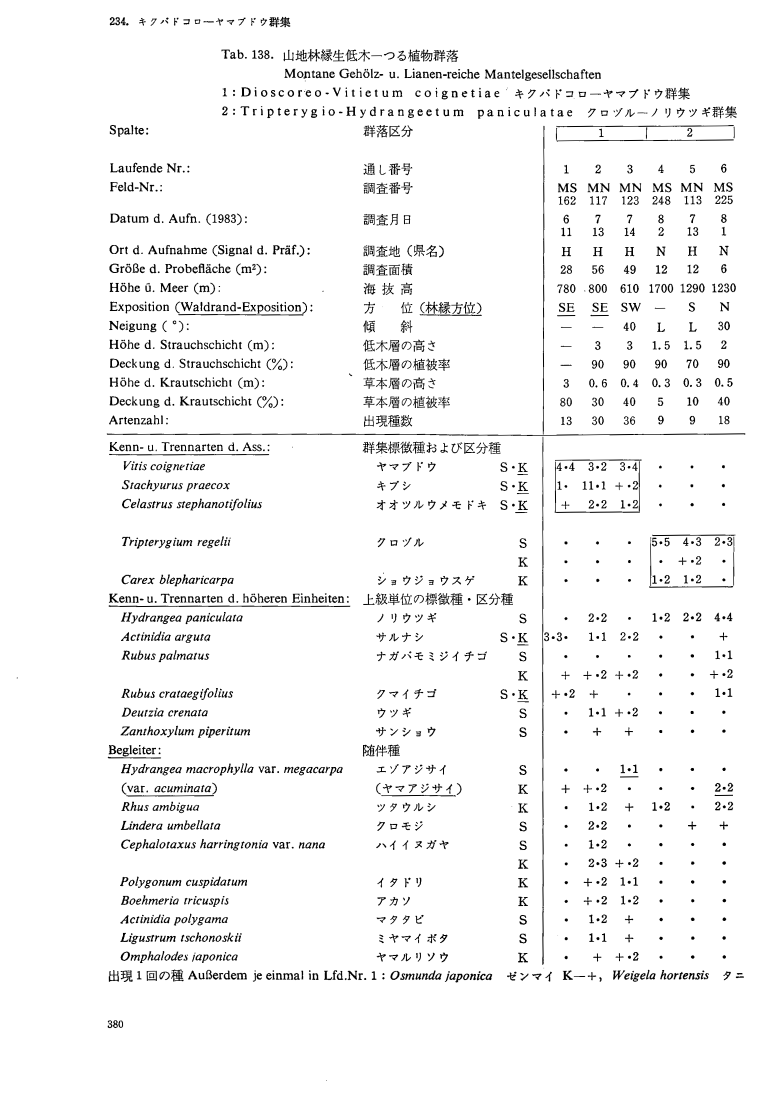
#> input picture examples/sample.jpg, 2286 x 3293 px (shown at 1/3 size)
$ python -i split_sheet.py   (imports and definitions only)
#> lines starting #> are read from the running program, lines starting #| are printed output that depends on the picture; after the words box and inside, x2 and y2 are one past the last pixel; in counts of white or black regions, pixels touching at a corner belong together
#> in load_page, returned value is the input picture: PIL image 2286x3293 L; min 0, max 255, mean 244.6
### comptea/ink.py
"""帯の中の黒画素を測る．`eval_grid.py` と `label_gaps.py` の両方から使う

正解ラベルに無い帯(余分な帯)が何なのかを，画像から機械的に振り分けるための道具．
    value  : 組成部に値がある → 本当は行．正解ラベルの付け漏れ
    header : 種名の側にだけ字がある → 見出しの行か，折り返した学名の行
    blank  : どこにも字がない → 検出の取りすぎ

**振り分けは目安にすぎない**．見出しの日本語が組成部まで伸びている行は
`value` に出る(2026-09-01 に 127 本を目視して分かった)．
足すかどうかを決めるときは，必ず切り出した画像を見る．
"""
import numpy as np
from PIL import Image

INK_MIN = 0.15      # 同じ段の正解の行の中央値に対する比．これ未満は字が無いとみなす
LINE_RATIO = 0.60   # 横罫線とみなす1画素行(黒画素がこの割合を超える)は外形から外す


def binarize(image):
    """濃淡から白黒を作る(大津の方法．しきい値は画像ごとに決める)

    しきい値は**画像ぜんたいで1回**決める．領域ごとに大津の方法をかけると，
    白紙の領域でも雑音が半分に割れて「インクがある」ことになってしまう．
    引数はファイルの場所でも，開いた画像(PIL)でもよい．
    """
    im = image if isinstance(image, Image.Image) else Image.open(image)
    g = np.asarray(im.convert('L'), dtype=np.uint8)
    hist = np.bincount(g.ravel(), minlength=256).astype(float)
#> hist = 256 values, max 7102468 at index 255, min 598 at index 127, mean 29405.5
    total = hist.sum()
#> total = 7527798
    w0 = np.cumsum(hist)
#> w0 = 256 values from 193112 to 7527798
    w1 = total - w0
#> w1 = 256 values, max 7334686 at index 0, min 0 at index 255, mean 7192612.1
    m0 = np.cumsum(hist * np.arange(256))
#> m0 = 256 values from 0 to 1.84e+09
    with np.errstate(invalid='ignore', divide='ignore'):
        mu0 = m0 / w0
#> mu0 = 256 values from 0 to 244.6
        mu1 = (m0[-1] - m0) / w1
        var = w0 * w1 * (mu0 - mu1) ** 2
    # `w0` は「濃さが t 以下」の数なので，暗い側の組は `g <= t`．
    # `<` にすると1階調ずれる．**白黒2値の画像では致命的**で，
    # 0 と 255 しか無いと t=0 になり，`g < 0` が1つも当たらず
    # 「黒画素なし」になる(2026-09-02 に折り込みのスキャンで分かった)．
    return g <= int(np.nanargmax(var))        # True が黒
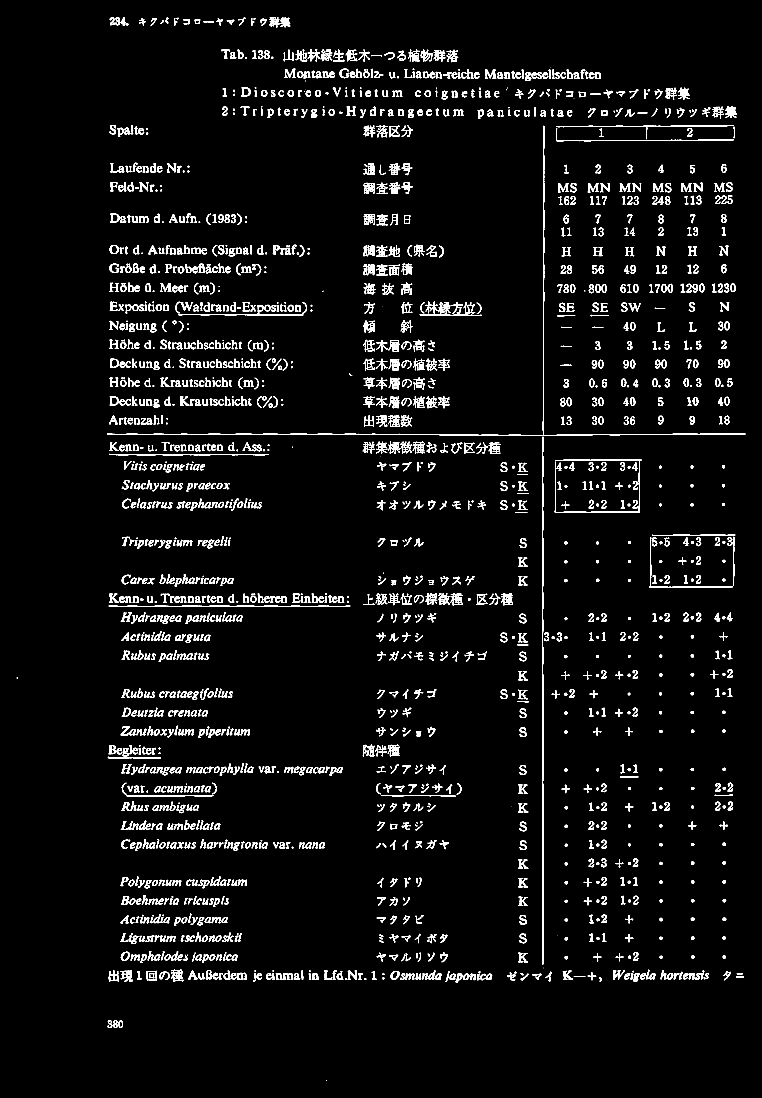
#> returned value: shape (3293, 2286) bool (shown at 1/3 size); 4.2% white; 1977 white regions (125 under 20 px), largest, box (x1, y1, x2, y2) and area: (321, 1300, 2236, 1308) 5077, (1626, 1310, 1631, 2894) 4427, (1628, 377, 1634, 1304) 2456


# [33 lines left out: functions ratio, thick_ratio, not called in this run]


RULE_FILL = 0.8

DASH_RUNS = 6         # 破線の行とみなす，短い連なりの最小本数
DASH_RUN_LEN = (4, 60)  # 短い連なりの長さの範囲(px)
DASH_GAP_MAX = 40     # 連なりどうしの間隔の上限(px)
DASH_COVER = 0.25     # 連なりの並びが幅のこの割合以上に広がっていること


# [34 lines left out: function dashed_rows, not called in this run]


BOX_LINE_FRAC = 0.6   # セルの幅(高さ)のこの割合以上に続く黒の連なりは枠線とみなす
BOX_EDGE_FRAC = 0.0   # 縦線を消すのは，セルの左右の端からこの割合の範囲だけ(0 なら消さない)


# [102 lines left out: functions erase_box_lines, text_ratio, extent, classify, not called in this run]

# 常在度のセルの頭(ローマ数字)を，画数から数え直すための決まり(2026-09-06)
HEAD_JOIN = 3          # このすき間までは同じ字とみなす(serif の穴)
HEAD_TALLER = 1.1      # 括弧は頭の字より，これだけ背が高い
HEAD_NARROW = 0.85     # 括弧は頭の字より，これだけ細い
HEAD_MIN_H = 8         # これより背が低いものは汚れ
HEAD_MIN_W = 3         # これより細いものは汚れ
HEAD_MAX = 4           # 頭がこれより多く数えられたら，数え違いとみなす
SAME_W = 1.35          # 頭の字どうしの幅の違いが，これを超えたら数えない
SAME_H = 1.20          # 同じく高さ


# [65 lines left out: function head_strokes, not called in this run]


GLYPH_BIG = 0.30      # 塊の高さか幅がセルの高さのこの割合以上なら，`・` ではない
GLYPH_VLINE = 0.85    # 上下のこの割合以上が黒い列は縦線 (罫線) として除く
GLYPH_HLINE = 0.5     # 幅のこの割合以上が黒い行は横線として除く
GLYPH_MIN_PX = 4      # これより黒画素の少ない塊は汚れ


# [35 lines left out: function glyph_gate, not called in this run]


LETTER_MIN = 0.4      # いちばん大きいかたまりに対する比．これ未満は区切りや汚れ
LETTER_JOIN = 4       # このすき間までは同じ字とみなす


# [20 lines left out: function letter_blobs, not called in this run]

### comptea/split_sheet.py
"""大きな折り込みのシートを，表ごとの画像に切り分ける

`s01115`(日本植生誌 近畿 付表)のような **A0 級の折り込み1枚**には，
表が2つ3つ載っている．1枚のまま検出にかけると学習時と縮尺が合わず，
行がほとんど取れない(2026-09-02 に測った．9344x12873 の1枚で `row` は 0 件)．

切り分けは**空白の帯**で行う．s01115_01 で実測すると，
1つの表の**中**にできる空白の帯は

    縦  最大 2.5% of W (地点の列のあいだ)
    横  最大 1.5% of H (表頭と本体のあいだ)

なのに対し，シートの中で表と表を**隔てる**帯は 14% / 7.6% あり，はっきり分かれる．
既定のしきい値(4% / 3%)はこの間に置いてある．

**縦に切ってから，その中を横に切る**(この順でしか切らない)．
逆にすると，種名の列と組成部のあいだの空きで1つの表を割ってしまう．
縦の切れ目はシート全体で見るので，表ごとの内部の空きでは切れない．
"""
import argparse
import os
import sys

import cv2
import numpy as np
from PIL import Image

from . import ink                                      # noqa: E402

Image.MAX_IMAGE_PIXELS = None                   # 折り込みは1億画素を超える

# **しきい値は正解と突き合わせて決めた**(2026-09-02)．
# 隅の札に，そのシートに載っている表の番号が並んでいる(「Tab.4, 6, 7.」)．
# 23 枚を読んで正解(68 表)を作り，`yolo/truth/s01115_tables.tsv` に置いた．
#
#   幅/高さのしきい値   表の合計   23 枚中の一致   不足   過剰
#   4% / 3%(前)          42/68        10          -26      0
#   2% / 2%              55/68        15          -14      1
#   1% / 1%              63/68        17           -7      2   ← これ
#
# 空白の割合で判定する版も試したが**同じ結果**だった．
# ここで効くのは統計量ではなく，しきい値の側．
# 1% はシートの幅・高さに対する比なので，表の中にできる空白
# (s01115_01 で実測すると幅の 2.5%・高さの 1.5% だが，それは
#  切り出したあとの表に対する比で，シート全体に対しては 1% 未満)
# では切れない．
MIN_GUTTER = 0.01       # 縦に切る空白帯の幅．画像の幅に対する比
MIN_GAP = 0.01          # 横に切る空白帯の高さ．画像の高さに対する比
MIN_BAND_PX = 120       # 比で足りないほど小さい画像のための下限(px)
MARGIN = 40             # 切り出しに付ける余白(px)
ROT_MIN_SIDE = 1500     # これより小さい切れ端は，向きを判定しない
ROT_MAX_RATIO = 0.2     # 横の帯 / 縦の帯 がこれ未満なら横倒し
ROT_BLANK_RATIO = 0.995 # 「空白」とみなす，黒でない画素の割合
ROT_BAND_MIN = 3        # 帯とみなす最小の幅(px)
MIN_AREA = 0.01         # これ未満の切れ端は表とみなさない(シート全体に対する面積比)
# **面積だけでは落ちない切れ端がある** (2026-09-15)．折込 23 枚で残った
# 2 つ (16_p1 は 1782x656，21_p2 は 3041x527) は面積比 0.013・0.014 で
# `MIN_AREA` を通り抜けるが，**紙面に対して低すぎる**．
# 実測: 本物の表 68 箱の高さ比は 0.109〜0.987，切れ端は 0.041・0.059．
# 0.08 で分かれる (どちらからも離れている)
MIN_HEIGHT = 0.08       # これ未満の低い箱は表とみなさない(シート全体に対する高さ比)
MAX_SPLIT_ROUNDS = 6    # 切り分けを繰り返す上限
BLANK_TOL_MIN = 3       # 「空白」とみなす黒画素の数の下限
BLANK_TOL_DIV = 1000    # 帯を横切る長さの何分の1まで汚れを許すか

TRAIN_LONG = 3300       # 学習画像の長辺の中央値(88 枚)
TRAIN_LONG_MAX = 3546   # 学習画像の長辺の最大．ここまでは学習時の値をそのまま使う
TRAIN_IMGSZ = 1280      # 学習時の imgsz(正方のレターボックス)
IMGSZ_MIN = 1280        # これより下げても良いことがないので下限にする
# 上限は**GPU が通る大きさ**で決めてある(2026-09-02 に 4288・4992・5632 を試し，
# どれも動いた)．長辺 12866 px までは頭打ちにならないので，手元の折り込み
# (最も高い表で 12703 px)はすべて学習時と同じ縮尺で回せる．
# なお **`imgsz` を上げても，地点の多い横長の表は行が取れない**．
# そちらは縮尺ではなく行の横幅の問題で，`strips.py` が受け持つ
IMGSZ_MAX = 4992


# [19 lines left out: function auto_imgsz, not called in this run]


def imgsz_capped(width, height):
    """`auto_imgsz()` が上限で頭打ちになったか(縮尺が学習時より小さい)"""
    return max(width, height) * TRAIN_IMGSZ / TRAIN_LONG > IMGSZ_MAX


def load_page(path, page=0, dpi=300):
    """PDF か画像を開いて濃淡の PIL 画像を返す

    スキャンした PDF は，1ページに1枚の画像が貼ってあるだけのことが多い．
    描画し直すと再標本化で字が甘くなるので，**貼ってある画像をそのまま取り出す**．
    取り出せないとき(複数枚が貼ってある，図形で描いてある)だけ `dpi` で描画する．
    """
    if not path.lower().endswith('.pdf'):
        return Image.open(path).convert('L')
    import io
    import fitz                                 # PyMuPDF
    doc = fitz.open(path)
    pg = doc[page]
    imgs = pg.get_images(full=True)
    if len(imgs) == 1:
        info = doc.extract_image(imgs[0][0])
        return Image.open(io.BytesIO(info['image'])).convert('L')
    pix = pg.get_pixmap(dpi=dpi)
    return Image.frombytes('L' if pix.n == 1 else 'RGB',
                           (pix.width, pix.height), pix.samples).convert('L')


def _tol(cross):
    """「空白」とみなす黒画素の数．帯を横切る長さ `cross` に比例させる

    原寸のスキャンには点状の汚れが散っているので，**0 を求めると帯が繋がらない**．
    s01115_01 の仕切り(幅 1312 px)は，0 を求めると最長 50 px に切れてしまい，
    6 まで許すと 1294 px の1本になる(6〜25 のあいだは結果が変わらない)．
    """
    return max(BLANK_TOL_MIN, cross // BLANK_TOL_DIV)


def _blank_bands(profile, min_len, tol):
    """黒画素が `tol` 以下の区間のうち，長さが `min_len` 以上のものを返す"""
    out, start = [], None
    for i, v in enumerate(profile):
        if v <= tol:
            if start is None:
                start = i
        else:
            if start is not None and i - start >= min_len:
                out.append((start, i))
            start = None
    if start is not None and len(profile) - start >= min_len:
        out.append((start, len(profile)))
    return out


def _cut_points(profile, min_len, tol):
    """空白の帯の**中央**を切れ目にする(両端の帯は切れ目にしない)"""
    bands = _blank_bands(profile, min_len, tol)
    n = len(profile)
    return [(a + b) // 2 for a, b in bands if a > 0 and b < n]


def _bbox(dark):
    """黒画素の外形 (x1, y1, x2, y2)．黒が無ければ None

    点状の汚れで外形が広がらないよう，ここでも `_tol()` まで見逃す．
    """
    h, w = dark.shape
    rows = np.nonzero(dark.sum(axis=1) > _tol(w))[0]
    cols = np.nonzero(dark.sum(axis=0) > _tol(h))[0]
    if len(rows) == 0 or len(cols) == 0:
        return None
    return int(cols[0]), int(rows[0]), int(cols[-1]) + 1, int(rows[-1]) + 1


def _line_bands(profile, ratio=ROT_BLANK_RATIO, min_w=ROT_BAND_MIN):
    """「空白の割合」が `ratio` 以上つづく帯の数(= 字の行のあいだの数)"""
    n, start = 0, None
    for i, v in enumerate(profile):
        if v >= ratio:
            if start is None:
                start = i
        else:
            if start is not None and i - start >= min_w:
                n += 1
            start = None
    return n


def looks_rotated(dark, min_side=ROT_MIN_SIDE, max_ratio=ROT_MAX_RATIO):
    """表が 90 度回して組まれているか

    `s01115_04` の 3 表(Tab.12・13・14)は，**紙面の都合で横倒しに組んである**．
    種名も表頭の項目名も下から上へ読む．comptea は「種 = 行，地点 = 列」を
    前提にしているので，そのままでは扱えない(Tab.12 は 46 地点の表から
    102 列の格子ができていた)．

    見分け方は**字の行が走る向き**．正しい向きなら，行と行のあいだの
    空白の帯は横向きに数多く並ぶ．横倒しなら縦向きに並ぶ．
    実測(2026-09-02，65 表)．

        横倒しの 3 表   横の帯 / 縦の帯 = 0.016 - 0.075
        正しい向き      0.49 以上

    **小さすぎる切れ端は見ない**．見出しだけの帯(高さ 666 px など)は
    字の行が数本しかなく，比が当てにならない．
    """
    h, w = dark.shape
    if min(h, w) < min_side:
        return False
    hb = _line_bands((~dark).mean(axis=1))
    vb = _line_bands((~dark).mean(axis=0))
    return vb > 0 and hb / vb < max_ratio


def _split_box(dark, box, gutter, gap):
    """箱を1回だけ切る(縦に切ってから，その中を横に)．返すのは箱の並び"""
    x1, y1, x2, y2 = box
    sub = dark[y1:y2, x1:x2]
    if not sub.any():
        return [box]
    xs = [0] + _cut_points(sub.sum(axis=0), gutter, _tol(y2 - y1)) + [x2 - x1]
    out = []
    for a, b in zip(xs[:-1], xs[1:]):
        part = sub[:, a:b]
        if not part.any():
            continue
        ys = [0] + _cut_points(part.sum(axis=1), gap, _tol(b - a)) + [y2 - y1]
        for c, d in zip(ys[:-1], ys[1:]):
            if part[c:d].any():
                out.append((x1 + a, y1 + c, x1 + b, y1 + d))
    return out or [box]


# ---- 縮小した塊で切り分ける (2026-09-10 ユーザ提案) ----------------------------
#
# 空白の帯は**シート全体を貫く**必要があるので，表が階段状に置かれた紙面
# (s01115_09 の 5 表) では通らず，注記が右へ伸びているだけで切れなくなる．
# **縮めてしまえば，表 1 つが 1 つの塊になる**．
#
# 要は縮め方．**ブロックの中に黒が 1 画素でもあれば黒**として縮める
# (平均で縮めると「・」だけの組成部が薄まって消え，塊が表題や種名だけになる)．
# **膨張はしない**．「1 画素でもあれば黒」の縮小そのものが膨張として働くので，
# そのうえ膨らませると紙面がぜんぶ 1 つの塊になる (23 枚で測ると，膨張 2 で
# 塊は 74 → 144 と暴れる)．23 枚の掃引で最も真値に近いのは 1/8・黒 4・膨張なし．
#
#   縮小  黒  膨張   塊の合計 (真値 68)   枚の一致 (23 枚)
#   1/8    4   なし          74               18   ← これ
#   1/8    1   なし          79               14
#   1/16   4    3           107                8
#   1/32   4    3            71               14
#
# ただし**塊だけでは帯に勝てません** (帯は 64/68・17 枚)．塊は「1 つの表が 2 つに
# 割れる」紙面 (05・01) を作ってしまうので，**帯で切った箱の中だけ**に当てる．
BLOB_SCALE = 8          # 縮小の率 (300 dpi のスキャンで，字 1 つが 1 画素ほどになる)
BLOB_INK = 4            # ブロックの中に黒がこれだけあれば黒とみなす (点状の汚れを落とす)
BLOB_DILATE = 1         # 縮小後の膨張 (1 = 膨張しない)
BLOB_MIN_AREA = 0.01    # 塊の面積 / 見ている範囲．これ未満は札や折り目の汚れ
BLOB_MAX = 4            # 塊がこれより多ければ使わない (字の段落ごとに割れている)
BLOB_MIN_PART = 0.05    # 塊 1 つが範囲のこの割合を占めること (小さい断片では切らない)．
                        # 0.10 だと s01115_09 の Tab.51 (紙面の 5.5%) が切り離せない
BLOB_MAX_FILL = 0.85    # 塊の合計が範囲のこの割合を超えたら切らない (すでに 1 つの表)
BLOB_STOP_AREA = 0.001  # 下へ伸ばすとき，止まる目印にする塊の面積の下限 (注記の段落も拾う)
BLOB_REACH_GAP = 0.03   # 下へ伸ばすとき，塊の高さのこの割合より離れた塊で止める
                        # (注記は表のすぐ下に続くが，次の表は離れて置かれる)


def shrink_ink(dark, scale=None, min_ink=None):
    """`scale` 角のブロックに黒が `min_ink` 個以上あれば黒，として縮める"""
    scale = BLOB_SCALE if scale is None else scale
    min_ink = BLOB_INK if min_ink is None else min_ink
    h, w = dark.shape
    hh, ww = (h // scale) * scale, (w // scale) * scale
    if hh < scale or ww < scale:
        return np.zeros((0, 0), dtype=np.uint8)
    blk = dark[:hh, :ww].reshape(hh // scale, scale, ww // scale, scale)
    return (blk.sum(axis=(1, 3)) >= min_ink).astype(np.uint8)


def blob_boxes(dark, scale=None, min_ink=None, dilate=None, min_area=None):
    """縮小した紙面の黒画素の塊 (連結成分) の外接矩形を，元の座標で返す"""
    scale = BLOB_SCALE if scale is None else scale
    dilate = BLOB_DILATE if dilate is None else dilate
    min_area = BLOB_MIN_AREA if min_area is None else min_area
    small = shrink_ink(dark, scale, min_ink)
    if small.size == 0:
        return []
    if dilate >= 2:
        small = cv2.dilate(small, np.ones((dilate, dilate), np.uint8))
    n, _, stats, _ = cv2.connectedComponentsWithStats(small, connectivity=8)
    area = small.shape[0] * small.shape[1]
    out = []
    for i in range(1, n):
        x, y, w, h, _ = stats[i]
        if w * h < area * min_area:
            continue
        out.append((int(x * scale), int(y * scale),
                    int((x + w) * scale), int((y + h) * scale)))
    return sorted(out, key=lambda b: (b[0], b[1]))


def split_by_blobs(dark, box, max_blobs=None, min_part=None, max_fill=None, **kw):
    """1 つの箱を，中の塊で切り直す (切れなければ元の箱 1 つを返す)

    空白の帯は**紙面を貫く**必要があるので，表が階段状に置かれた紙面では通りません
    (s01115_09 は Tab.50 の注記が右へ伸びているだけで縦の帯が消え，5 表が 3 つに
    しか切れませんでした)．塊は伸びた注記ごと 1 つの表にまとめるので，そこで切れます．

    **切るのは，はっきり分かれているときだけ**にします．
      - 塊が 2〜4 個 (5 個以上は字の段落ごとに割れている)
      - どの塊も範囲の 1 割以上 (小さい断片は切り離さない)
      - 塊の合計が範囲の 85% 以下 (覆っていれば，もともと 1 つの表)
    """
    max_blobs = BLOB_MAX if max_blobs is None else max_blobs
    min_part = BLOB_MIN_PART if min_part is None else min_part
    max_fill = BLOB_MAX_FILL if max_fill is None else max_fill
    x1, y1, x2, y2 = box
    sub = dark[y1:y2, x1:x2]
    if sub.size == 0:
        return [box]
    blobs = blob_boxes(sub, **kw)
    if not 2 <= len(blobs) <= max_blobs:
        return [box]
    area = (x2 - x1) * (y2 - y1)
    sizes = [(b[2] - b[0]) * (b[3] - b[1]) for b in blobs]
    if min(sizes) < area * min_part or sum(sizes) > area * max_fill:
        return [box]
    stops = blob_boxes(sub, min_area=BLOB_STOP_AREA, **kw)
    blobs = _reach_down(blobs, y2 - y1, stops)
    return [(x1 + a, y1 + c, x1 + b, y1 + d) for a, c, b, d in blobs]


# [29 lines left out: function _reach_down, not called in this run]


def find_tables(dark, min_gutter=MIN_GUTTER, min_gap=MIN_GAP,
                min_area=MIN_AREA, margin=MARGIN, use_blob=True,
                min_height=MIN_HEIGHT):
    """表ごとの箱を返す

    並びは**左の段から，段の中は上から**(縦組みのシートに合わせた列優先)．
    `dark` は `ink.binarize()` の返り値(True が黒)．

    **切れなくなるまで繰り返す**(2026-09-03 ユーザ提案)．
    紙面は必ずしも「縦に切ってから横」の1回では分かれない．
    s01115_09 は 5 表が階段状に置かれており，上下で縦の仕切りの位置が違う
    (上は x4600，下は x3750)．シート全体を貫く空白の縦帯が無いので，
    1回では上下 2 つにしか切れなかった．横に切ってからもう一度縦に切れば
    分かれる．

    **しきい値はシート全体に対する比のまま**にする．切り出した箱の大きさで
    決め直すと，箱が小さくなるほどしきい値が下がり，1つの表を
    種名の列と組成部の隙間で割ってしまう．

    **表にならない切れ端は返さない** (2026-09-15)．面積 (`min_area`) に加えて
    **高さ** (`min_height`) でも落とす．折込 23 枚で，面積を通り抜ける低い
    切れ端が 2 つ残っていた (16_p1・21_p2)．格子を組む段で落ちるので実害は
    無かったが，箱の数が真値と 2 枚ぶん食い違っていた．
    **部分画像に切り出してやり直す経路 (`grid.resplit_parts`) では
    `min_height=0` で呼ぶ** — そこでの「箱」は 1 つの表の部分なので，
    紙面に対する高さの比では測れない．
    """
#> called with min_gutter = 0.01, min_gap = 0.01, min_area = 0.01, margin = 40, use_blob = True, min_height = 0.08
    h, w = dark.shape
    gutter = max(int(w * min_gutter), MIN_BAND_PX)
    gap = max(int(h * min_gap), MIN_BAND_PX)

    boxes = [(0, 0, w, h)]
    for _ in range(MAX_SPLIT_ROUNDS):
        out = []
        for box in boxes:
            out.extend(_split_box(dark, box, gutter, gap))
        if len(out) == len(boxes):
            break
        boxes = out
#> this loop made 2 passes
#> pass 2, in _split_box (call 2), `sub = dark[y1:y2, x1:x2]`:
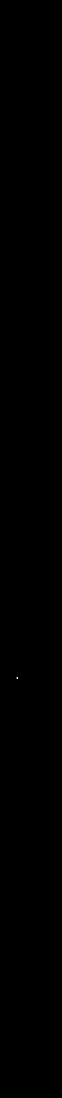
#> sub: shape (3293, 186) bool (shown at 1/3 size); 0% white in thin lines or dots, all inside (x1, y1, x2, y2) = (50, 2032, 53, 2036)

    # **帯で切れなかった箱を，縮小した塊で切る** (2026-09-10 ユーザ提案)．
    # 帯のあとに置くのが要で，先に当てると 1 つの表が 2 つに割れます (05・01)．
    if use_blob:
        for _ in range(MAX_SPLIT_ROUNDS):
            out = []
            for box in boxes:
                out.extend(split_by_blobs(dark, box))
            if len(out) == len(boxes):
                break
            boxes = out
#> this loop made 1 pass

    result = []
    for x1, y1, x2, y2 in boxes:
        bb = _bbox(dark[y1:y2, x1:x2])
        if bb is None:
            continue
        bx1, by1, bx2, by2 = bb
        box = (max(0, x1 + bx1 - margin), max(0, y1 + by1 - margin),
               min(w, x1 + bx2 + margin), min(h, y1 + by2 + margin))
        if (box[2] - box[0]) * (box[3] - box[1]) < w * h * min_area:
            continue                            # 見出しの札や折り目の汚れ
        if (box[3] - box[1]) < h * min_height:
            continue                            # 低すぎる切れ端(表にならない)
        result.append(box)
#> this loop made 2 passes
#> cols in _bbox on pass 1: [51]
#> (the rest of the program and of its run is left out)
